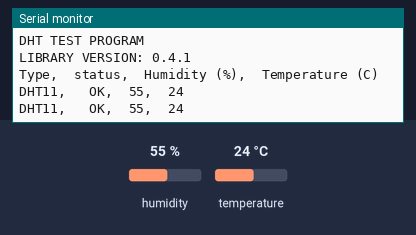
A sketch run on a simulated Arduino Uno, built with avr-gcc and run on an emulated ATmega328P. On the bench: the last lines printed to the serial monitor. The test bench sets the inputs (shaded band); at power-on: humidity 55 %, temperature 24 °C.

Above: at 3.8 s.
3.9 s: humidity set to 22 %
At 7.2 s:
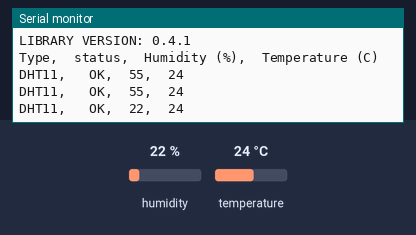
7.8 s: temperature set to 12 °C
At 10.4 s:
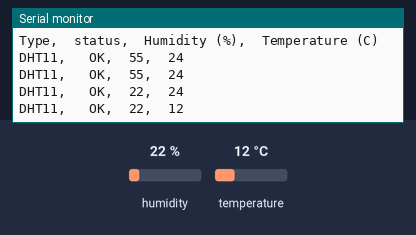
11.7 s: humidity set to 40 %
At 13.5 s:
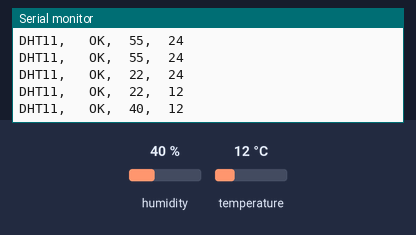
Timing chart, 0 to 15.0 s (numbered marks = the images above; inputs shaded):
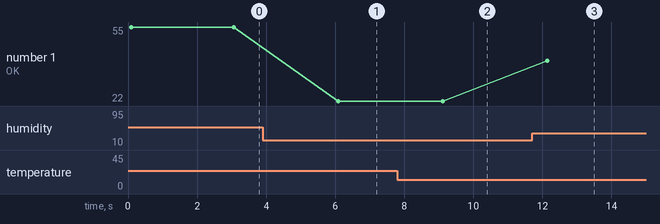

The sketch:

dht11_test.ino
```cpp
//
//   FILE:  dht11_test1.pde
// PURPOSE: DHT11 library test sketch for Arduino
//
#include </Users/kuyuzhiqi/Documents/Workspace/ArduinoProjects/dht11/dht11_test/dht11.h>
//#include <dht11.h>
dht11 DHT;
#define DHT11_PIN 4

void setup() {
  Serial.begin(9600);
  Serial.println("begin");
  Serial.println("DHT TEST PROGRAM ");
  Serial.print("LIBRARY VERSION: ");
  Serial.println(DHT11LIB_VERSION);
  Serial.println();
  Serial.println("Type,\tstatus,\tHumidity (%),\tTemperature (C)");
}

void loop() {
  int chk;
  Serial.print("DHT11, \t");
  chk = DHT.read(DHT11_PIN);    // READ DATA
  switch (chk) {
    case DHTLIB_OK:
      Serial.print("OK,\t");
      break;
    case DHTLIB_ERROR_CHECKSUM:
      Serial.print("Checksum error,\t");
      break;
    case DHTLIB_ERROR_TIMEOUT:
      Serial.print("Time out error,\t");
      break;
    default:
      Serial.print("Unknown error,\t");
      break;
  }
  // DISPLAT DATA
  Serial.print(DHT.humidity, 1);
  Serial.print(",\t");
  Serial.println(DHT.temperature, 1);

  delay(3000);
}
```

Measured:
- after the input at 3.9 s, the serial monitor: prints a new line after 2.2 s (image 1)
- after the input at 7.8 s, the serial monitor: prints a new line after 1.3 s (image 2)
- after the input at 11.7 s, the serial monitor: prints a new line after 0.44 s (image 3)
- plotted number 1: 55 → 22 after the input at 3.9 s, 22 → 40 after the input at 11.7 s
